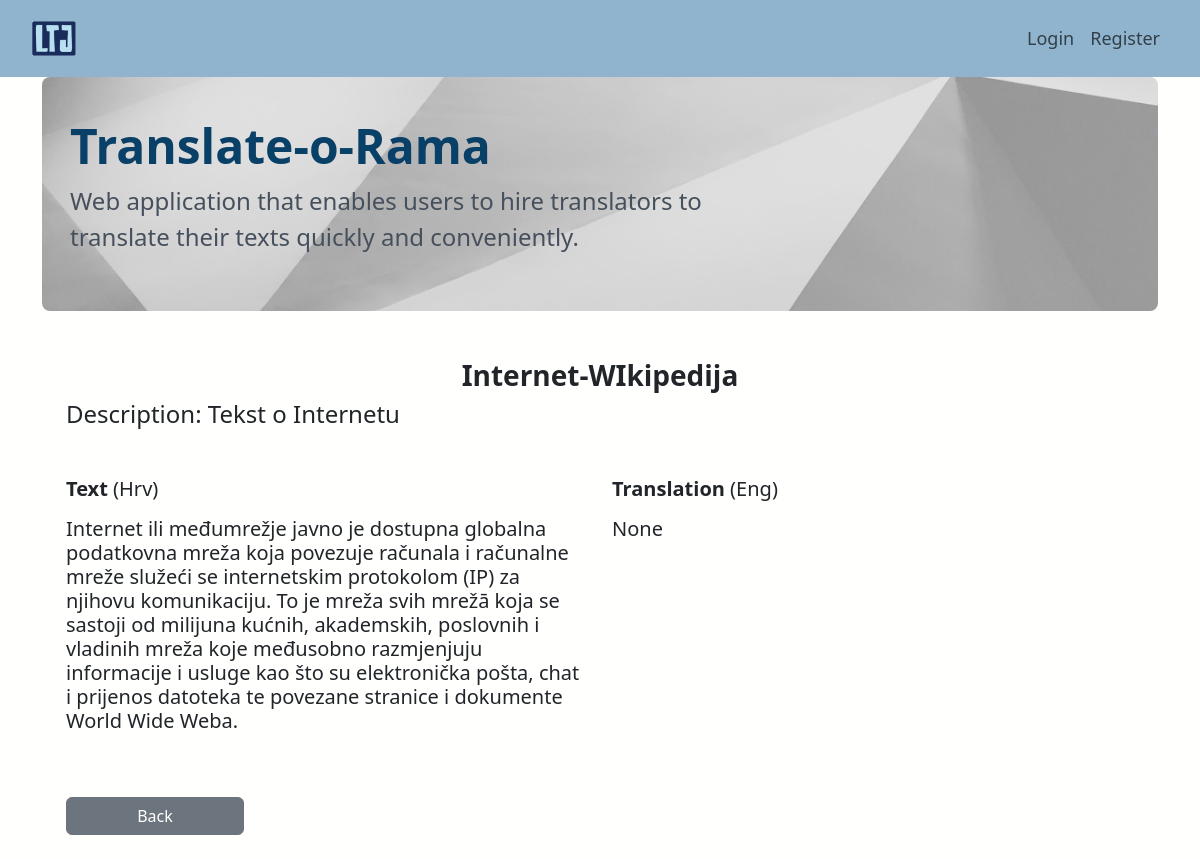
/dashboard/translation/2, run on an earlier commit of the app's database.
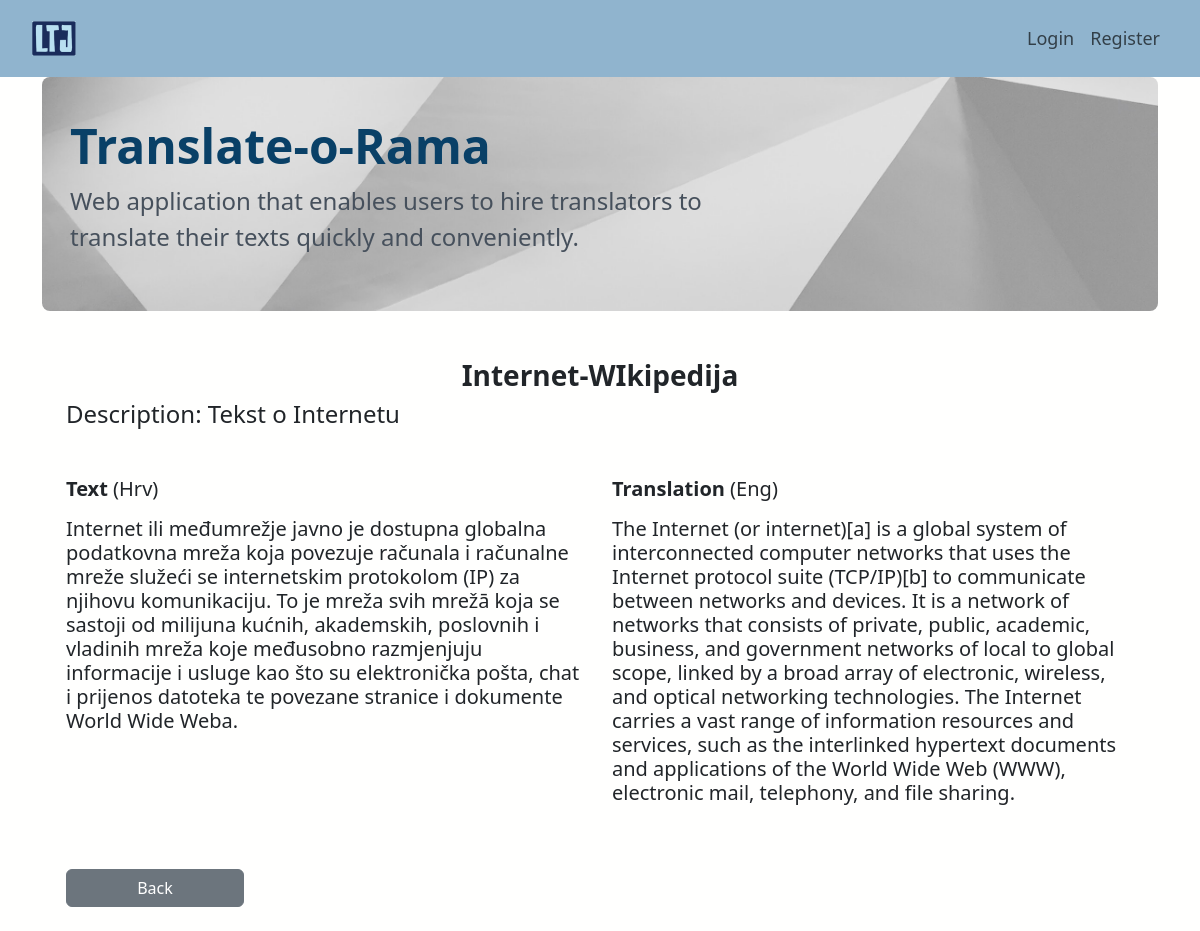
And on a later commit of the database.
### app/models.py (models this page shows, shortened)
class Job(models.Model):
    user = models.ForeignKey(User, on_delete=models.CASCADE, related_name="user")
    title = models.TextField(blank=False, unique=True)
    description = models.TextField(blank=False)
    source_language = models.TextField(blank=False)
    target_language = models.TextField(blank=False)
    job_field = models.CharField(
        max_length=15,
        choices=JobField.JOB_CHOICES,
        default=JobField.LITERATURE,
    )
    budget = models.DecimalField(max_digits=10, decimal_places=2, default=0.0)
    text = models.TextField(blank=False)
    assigned_to = models.ForeignKey(
        "JobBid",
        on_delete=models.CASCADE,
        blank=True,
        null=True,
        related_name="assigned_to",
    )
    is_assigned = models.BooleanField(default=False)
    is_completed = models.BooleanField(default=False)
    translator = models.ForeignKey(
        User,
        on_delete=models.SET_NULL,
        blank=True,
        null=True,
        related_name="set_as_translator_of_job",
    )
    translation = models.TextField(blank=True, null=True)
    dispute = models.ForeignKey(
        Dispute,
        on_delete=models.SET_NULL,
        blank=True,
        null=True,
        related_name="dispute_for_completed_job",
    )

### app/views.py (the view)
def view_translation(request, job_id):
    job = get_object_or_404(Job, pk=job_id)
    context = {
        "job": job,
    }
    return render(request, "app/view_translation.html", context)

### app/templates/app/view_translation.html
{% extends 'app/base.html' %}
{% block content %}
  <div class="m-4">
    <h3 class="text-center"><b>{{ job.title }}</b></h3>
    <h4 class="my-2">Description: {{ job.description }}</h4>
    <div class="row mt-5">
      <h5 class="col-6"><b>Text</b> ({{ job.source_language }})</h5>
      <h5 class="col-6"><b>Translation</b> ({{ job.target_language }})</h5>
    </div>
    <div class="row mt-2 mb-2">
      <h5 class="col-6">{{ job.text }}</h5>
      <h5 class="col-6">{{ job.translation }}</h5>
    </div>
    <a href="{% url 'app:dashboard' %}" class="btn btn-secondary col-2 mt-5">Back</a>
  </div>
{% endblock %}

What changed in the data, as far as the page shows it:
changed Job "Internet-WIkipedija": translation "None" → "The Internet (or internet)[a] is a global system of interconnected computer networks that uses the Internet protocol suite (TCP/IP)[b] to communicate between networks and devices. It is a network of networks that consists of private, public, academic, business, and government networks of local to global scope, linked by a broad array of electronic, wireless, and optical networking technologies. The Internet carries a vast range of information resources and services, such as the interlinked hypertext documents and applications of the World Wide Web (WWW), electronic mail, telephony, and file sharing."
